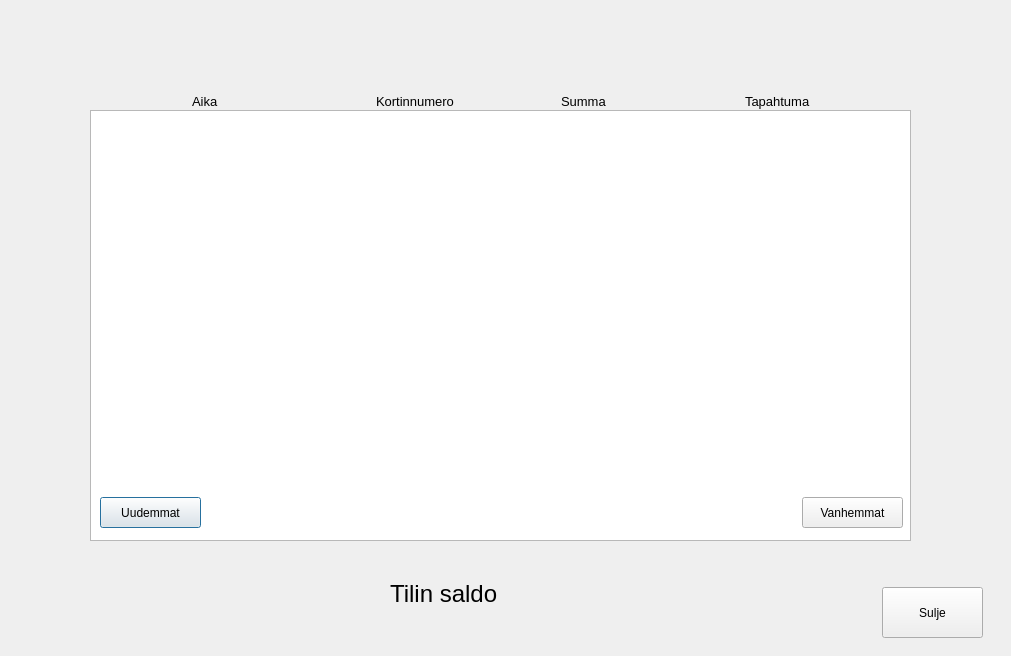
<?xml version="1.0" encoding="UTF-8"?>
<ui version="4.0">
 <class>SelaaTapahtumia</class>
 <widget class="QDialog" name="SelaaTapahtumia">
  <property name="geometry">
   <rect>
    <x>0</x>
    <y>0</y>
    <width>1011</width>
    <height>656</height>
   </rect>
  </property>
  <property name="windowTitle">
   <string>Dialog</string>
  </property>
  <widget class="QLabel" name="label_asiakas">
   <property name="geometry">
    <rect>
     <x>400</x>
     <y>10</y>
     <width>411</width>
     <height>71</height>
    </rect>
   </property>
   <property name="font">
    <font>
     <pointsize>19</pointsize>
    </font>
   </property>
   <property name="text">
    <string/>
   </property>
  </widget>
  <widget class="QTextEdit" name="te_tapahtumat">
   <property name="geometry">
    <rect>
     <x>90</x>
     <y>110</y>
     <width>821</width>
     <height>431</height>
    </rect>
   </property>
   <property name="font">
    <font>
     <pointsize>18</pointsize>
    </font>
   </property>
  </widget>
  <widget class="QPushButton" name="btn_uud">
   <property name="geometry">
    <rect>
     <x>100</x>
     <y>497</y>
     <width>101</width>
     <height>31</height>
    </rect>
   </property>
   <property name="text">
    <string>Uudemmat</string>
   </property>
  </widget>
  <widget class="QPushButton" name="btn_vanh">
   <property name="geometry">
    <rect>
     <x>802</x>
     <y>497</y>
     <width>101</width>
     <height>31</height>
    </rect>
   </property>
   <property name="text">
    <string>Vanhemmat</string>
   </property>
  </widget>
  <widget class="QPushButton" name="btn_close">
   <property name="geometry">
    <rect>
     <x>882</x>
     <y>587</y>
     <width>101</width>
     <height>51</height>
    </rect>
   </property>
   <property name="text">
    <string>Sulje</string>
   </property>
  </widget>
  <widget class="QWidget" name="layoutWidget">
   <property name="geometry">
    <rect>
     <x>390</x>
     <y>580</y>
     <width>241</width>
     <height>38</height>
    </rect>
   </property>
   <layout class="QFormLayout" name="formLayout">
    <item row="0" column="0">
     <widget class="QLabel" name="label">
      <property name="font">
       <font>
        <pointsize>18</pointsize>
       </font>
      </property>
      <property name="text">
       <string>Tilin saldo</string>
      </property>
     </widget>
    </item>
    <item row="0" column="1">
     <widget class="QLabel" name="label_saldo">
      <property name="font">
       <font>
        <pointsize>18</pointsize>
       </font>
      </property>
      <property name="text">
       <string/>
      </property>
     </widget>
    </item>
   </layout>
  </widget>
  <widget class="QWidget" name="layoutWidget">
   <property name="geometry">
    <rect>
     <x>192</x>
     <y>90</y>
     <width>731</width>
     <height>23</height>
    </rect>
   </property>
   <layout class="QGridLayout" name="gridLayout">
    <item row="0" column="0">
     <widget class="QLabel" name="label_2">
      <property name="font">
       <font>
        <pointsize>10</pointsize>
       </font>
      </property>
      <property name="text">
       <string>Aika</string>
      </property>
     </widget>
    </item>
    <item row="0" column="1">
     <widget class="QLabel" name="label_3">
      <property name="font">
       <font>
        <pointsize>10</pointsize>
       </font>
      </property>
      <property name="text">
       <string>Kortinnumero</string>
      </property>
     </widget>
    </item>
    <item row="0" column="2">
     <widget class="QLabel" name="label_4">
      <property name="font">
       <font>
        <pointsize>10</pointsize>
       </font>
      </property>
      <property name="text">
       <string>Summa</string>
      </property>
     </widget>
    </item>
    <item row="0" column="3">
     <widget class="QLabel" name="label_5">
      <property name="font">
       <font>
        <pointsize>10</pointsize>
       </font>
      </property>
      <property name="text">
       <string>Tapahtuma</string>
      </property>
     </widget>
    </item>
   </layout>
  </widget>
 </widget>
 <resources/>
 <connections/>
</ui>
